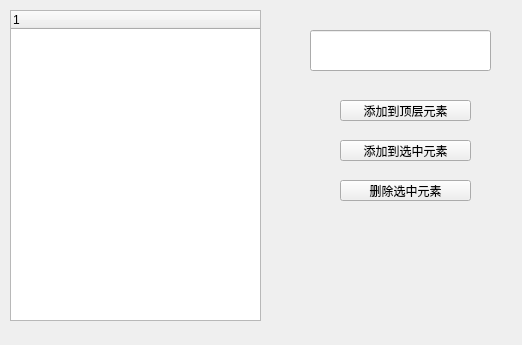
<?xml version="1.0" encoding="UTF-8"?>
<ui version="4.0">
 <class>Widget</class>
 <widget class="QWidget" name="Widget">
  <property name="geometry">
   <rect>
    <x>0</x>
    <y>0</y>
    <width>522</width>
    <height>345</height>
   </rect>
  </property>
  <property name="windowTitle">
   <string>Widget</string>
  </property>
  <widget class="QTreeWidget" name="treeWidget">
   <property name="geometry">
    <rect>
     <x>10</x>
     <y>10</y>
     <width>251</width>
     <height>311</height>
    </rect>
   </property>
   <column>
    <property name="text">
     <string notr="true">1</string>
    </property>
   </column>
  </widget>
  <widget class="QLineEdit" name="lineEdit">
   <property name="geometry">
    <rect>
     <x>310</x>
     <y>30</y>
     <width>181</width>
     <height>41</height>
    </rect>
   </property>
  </widget>
  <widget class="QPushButton" name="pushButton">
   <property name="geometry">
    <rect>
     <x>340</x>
     <y>100</y>
     <width>131</width>
     <height>21</height>
    </rect>
   </property>
   <property name="text">
    <string>添加到顶层元素</string>
   </property>
  </widget>
  <widget class="QPushButton" name="pushButton_2">
   <property name="geometry">
    <rect>
     <x>340</x>
     <y>140</y>
     <width>131</width>
     <height>21</height>
    </rect>
   </property>
   <property name="text">
    <string>添加到选中元素</string>
   </property>
  </widget>
  <widget class="QPushButton" name="pushButton_3">
   <property name="geometry">
    <rect>
     <x>340</x>
     <y>180</y>
     <width>131</width>
     <height>21</height>
    </rect>
   </property>
   <property name="text">
    <string>删除选中元素</string>
   </property>
  </widget>
 </widget>
 <resources/>
 <connections/>
</ui>
